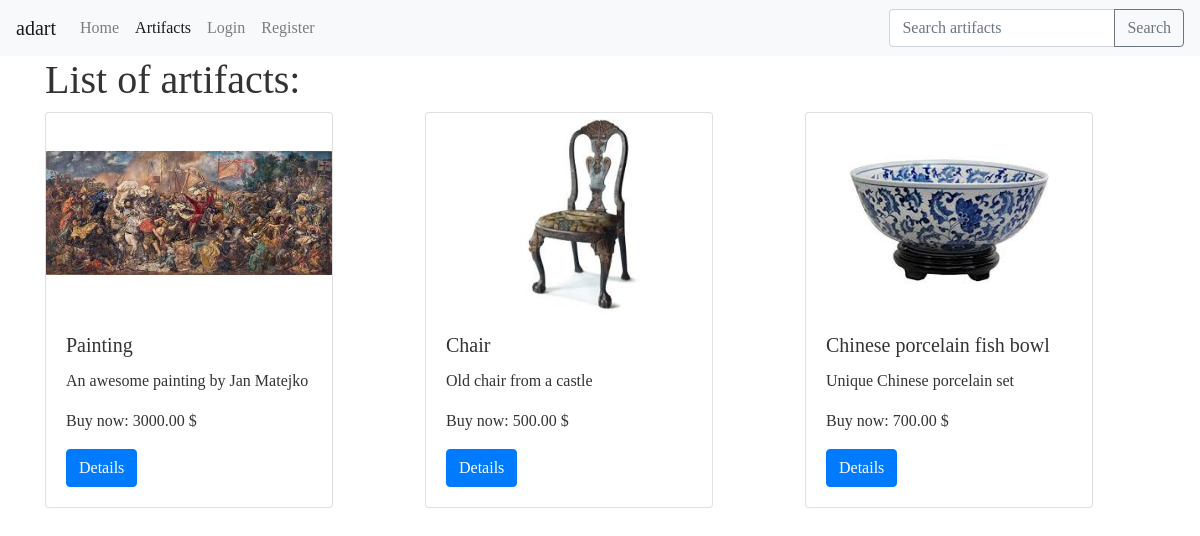
Screenshot of /artifacts/ with the database file from the repository.
### artifacts/models.py (models this page shows, shortened)
class Artifact(models.Model):
    title = models.CharField(max_length=120)
    slug = models.SlugField(blank=True)
    description = models.TextField()
    min_price = models.DecimalField(decimal_places=2, max_digits=20, null=True)
    price = models.DecimalField(decimal_places=2, max_digits=20, null=True)
    deadline = models.DateTimeField()
    seller = models.ForeignKey(User)
    sold = models.BooleanField(default=False)
    image = models.ImageField(
        upload_to=upload_image_path, null=True, blank=True)
    year = models.CharField(max_length=120, default='unknown')
    origin = models.CharField(max_length=120, default='unknown')
    featured = models.BooleanField(default=False)
    objects = ArtifactManager()
    def get_url(self):
        return '/artifacts/{pk}/'.format(pk=self.pk)

### artifacts/views.py (the view)
# urls.py: url(r'artifacts/$', ArtifactListView.as_view(), name='artifacts'),
class ArtifactListView(ListView):
    template_name = 'artifacts/list.html'
    def get_queryset(self, *args, **kwargs):
        request = self.request
        return Artifact.objects.all()

### artifacts/models.py (called while the page is built)
    def sold(self):
        return self.filter(sold=False)

    def get_queryset(self):
        return ArtifactQuerySet(self.model, using=self._db)

    def all(self):
        return self.get_queryset().sold()

### artifacts/templates/artifacts/list.html
{% extends 'base.html' %} {% block content%}
<div class="container ">
  <h1>List of artifacts:</h1>
  <div class="row justify-content-around ">
    {% for artifact in object_list %}
    <div class="col">
      <div class="card" style="width: 18rem;">
        {% if artifact.image %}
        <img src="{{ artifact.image.url }}" class="card-img-top" alt="..." />
        {% endif %}
        <div class="card-body">
          <h5 class="card-title">{{ artifact.title }}</h5>
          <p class="card-text">
            {{ artifact.description }}
          </p>
          <p class="card-text">
            Buy now: {{ artifact.price }} $
          </p>
          <a href="{{ artifact.get_url }}" class="btn btn-primary">Details</a>
        </div>
      </div>
    </div>
    {%endfor%}
  </div>
</div>
{% endblock %}

### templates/base.html (shortened to what this page needs)
{% load static %}
<!DOCTYPE html>
<html lang="en">
  <head>
    <link
      rel="stylesheet"
      href="https://stackpath.bootstrapcdn.com/bootstrap/4.3.1/css/bootstrap.min.css"
    />
    <link rel="stylesheet" href='{% static "css/main.css" %}' />
  </head>
  <body>
    {% include 'common/navbar.html'%} {%block content%}{% endblock%}
  </body>
</html>

### templates/common/navbar.html (shortened to what this page needs)
{% url 'index' as index_url %} {% url 'artifacts' as artifacts_url %}
{% url 'login' as login_url %} {% url 'register' as register_url %}
<nav class="navbar navbar-expand-lg navbar-light bg-light">
  <a
    class="navbar-brand {% if request.path == index_url %} active {% endif %}"
    href="{{ index_url }}"
    >adart</a
  >
  <div class="collapse navbar-collapse" id="navbarNav">
    <ul class="navbar-nav">
      <li
        class="nav-item {% if request.path == index_url %} active {% endif %}"
      >
        <a class="nav-link " href="{{ index_url }}"
          >Home <span class="sr-only">(current)</span></a
        >
      </li>
      <li
        class="nav-item {% if request.path == artifacts_url %} active {% endif %}"
      >
        <a class="nav-link " href="{{ artifacts_url }}">Artifacts</a>
      </li>
      <li
        class="nav-item {% if request.path == login_url %} active {% endif %}"
      >
        <a class="nav-link" href="{{ login_url }}">Login</a>
      </li>
      <li
        class="nav-item {% if request.path == register_url %} active {% endif %}"
      >
        <a class="nav-link" href="{{ register_url }}">Register</a>
      </li>
    </ul>
    {% include 'search/snippets/search-form.html' %}
  </div>
</nav>

### search/templates/search/snippets/search-form.html
<form
  method="GET"
  action='{% url "search:query" %}'
  class="form my-2 my-lg-0 ml-auto"
>
  <div class="input-group">
    <input
      class="form-control"
      type="text"
      name="q"
      placeholder="Search artifacts"
      aria-label="Search"
      value="{{ request.GET.q}}"
    />
    <span class="input-group-append">
      <button class="btn btn-outline-secondary" type="submit">
        Search
      </button>
    </span>
  </div>
</form>

### static-auction-app/css/main.css (style rules this page uses)
body { color: #333; font-family: "Cinzel", serif; }
.card-img-top { object-fit: contain; height: 200px; }

### rows the page displays
Artifact: image (picture), title "Painting", description "An awesome painting by Jan Matejko", price "3000.00"
Artifact: image (picture), title "Chair", description "Old chair from a castle", price "500.00"
Artifact: image (picture), title "Chinese porcelain fish bowl", description "Unique Chinese porcelain set", price "700.00"
